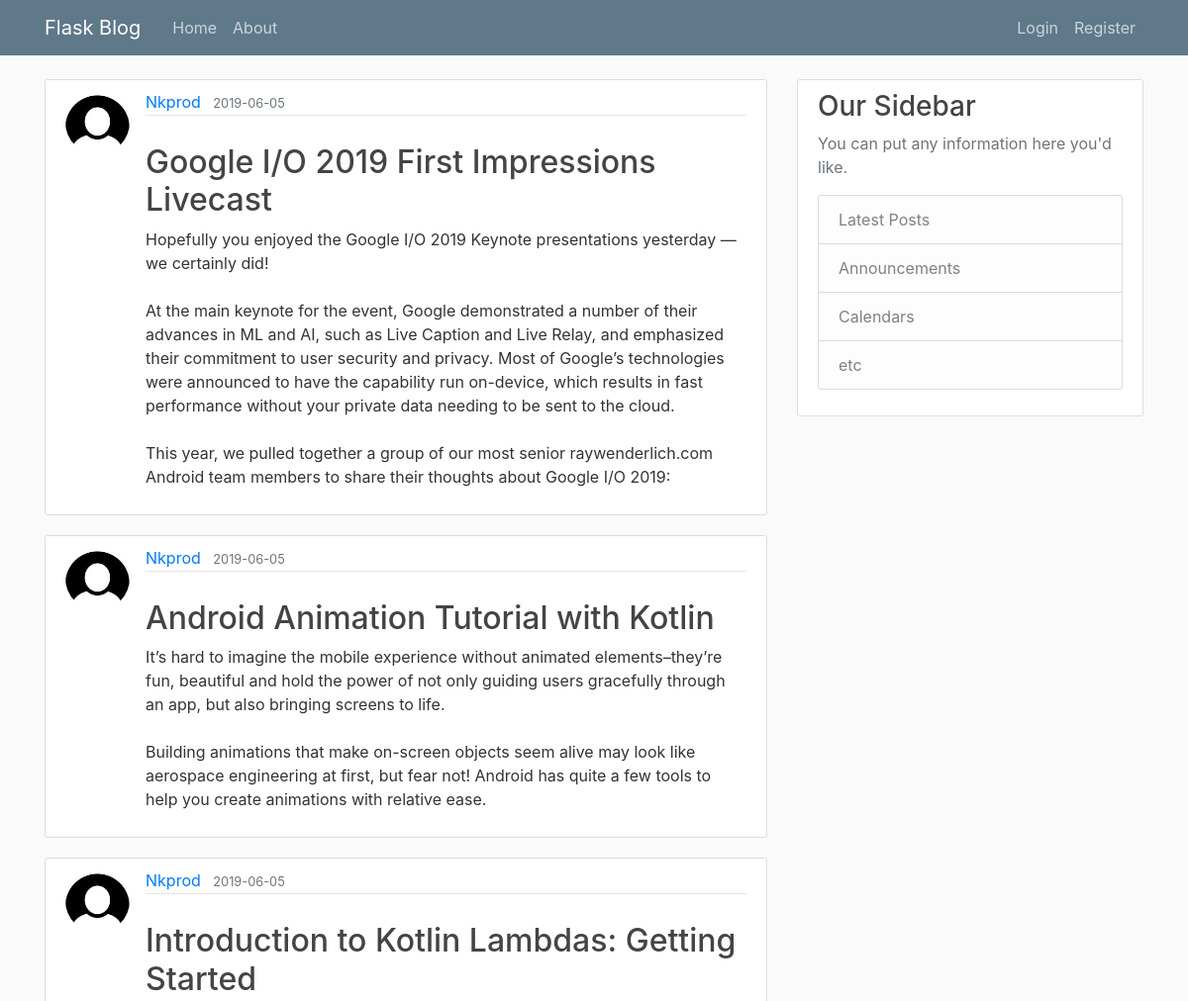
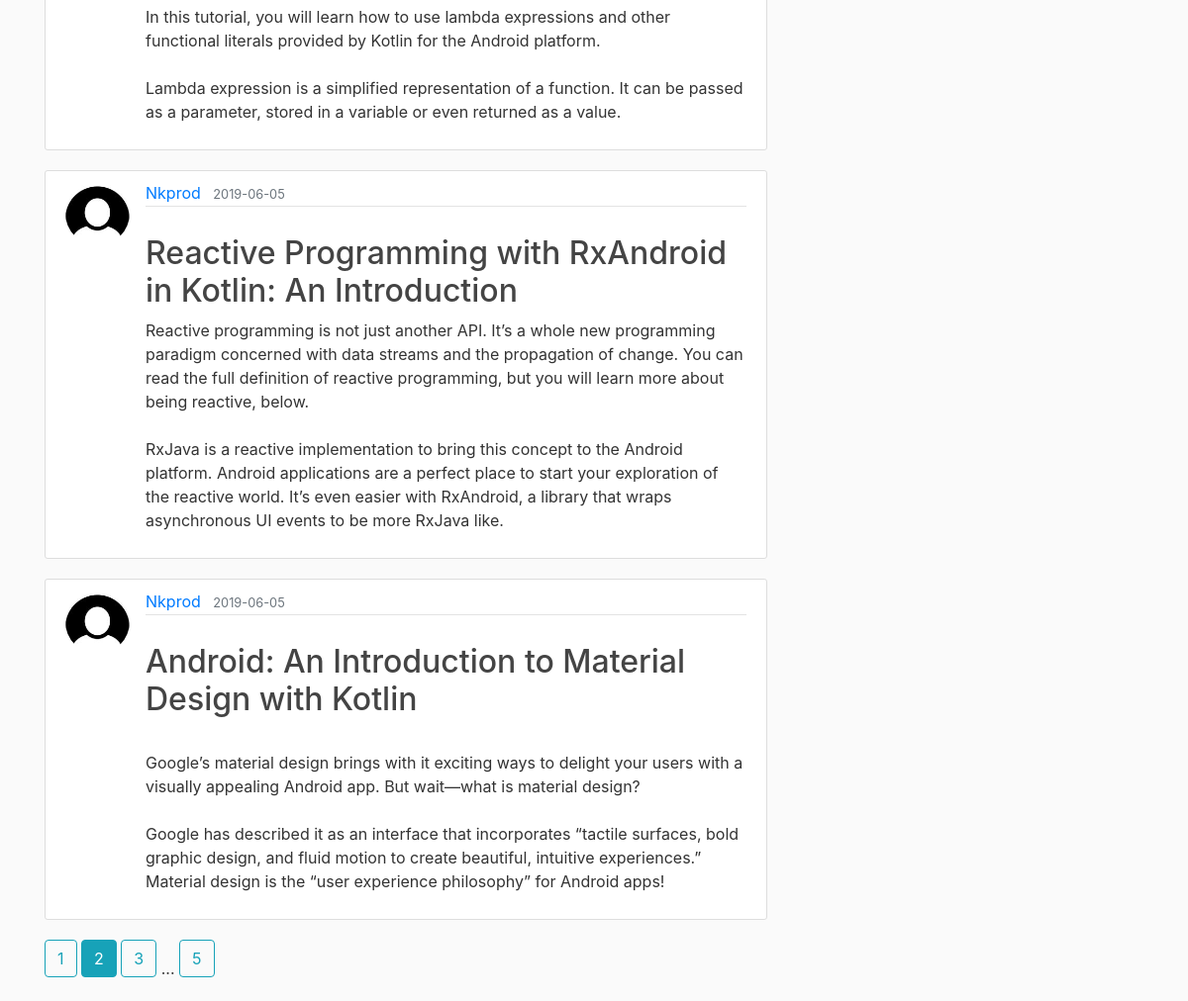
The page /home?page=2 on the database its author committed (2 pictures, top to bottom).
### application/models.py (models this page shows, shortened)
class Post(db.Model):
    id = db.Column(db.Integer, primary_key=True)
    title = db.Column(db.String(100), nullable=False)
    date_posted = db.Column(db.DateTime, default=datetime.utcnow)
    content = db.Column(db.Text, nullable=False)
    user_id = db.Column(db.Integer, db.ForeignKey('user.id'), nullable=False)

class User(db.Model, UserMixin):
    id = db.Column(db.Integer, primary_key=True)
    username = db.Column(db.String(20), unique=True, nullable=False)
    email = db.Column(db.String(120), unique=True, nullable=False)
    image_file = db.Column(db.String(20), nullable=False, default='default.jpg')
    password = db.Column(db.String(60), nullable=False)
    posts = db.relationship('Post', backref='author', lazy=True)

### application/routes.py (the view)
@app.route("/")
@app.route("/home")
def home():
    page = request.args.get('page', 1, type=int)
    posts = Post.query.order_by(Post.date_posted.desc()).paginate(page=page, per_page=5)
    return render_template("home.html", posts=posts)

### application/templates/home.html
{% extends "layout.html" %}
{% block body %}
	{% for post in posts.items %}
		<article class="media content-section">
				<img class="rounded-circle article-img" src="{{ url_for('static', filename='pictures/' + post.author.image_file) }}">
			<div class="media-body">
				<div class="article-metadata">
					<a class="mr-2" href="{{ url_for('user_posts', username=post.author.username) }}">{{ post.author.username }}</a>
					<small class="text-muted">{{ post.date_posted.strftime('%Y-%m-%d') }}</small>
					</div>
					<br />
					<h2><a class="article-title" href="{{ url_for('post', post_id=post.id) }}">{{ post.title }}</a></h2>
					<p class="article-content">{{ post.content }}</p>
			</div>
		</article>
	{% endfor %}
	{% for page_num in posts.iter_pages(left_edge=1, right_edge=1, left_current=1, right_current=2) %}
		{% if page_num %}
			{% if posts.page == page_num %}
				<a class="btn btn-info mb-4" href="{{ url_for('home', page=page_num) }}">{{ page_num }}</a>
			{% else %}
				<a class="btn btn-outline-info mb-4" href="{{ url_for('home', page=page_num) }}">{{ page_num }}</a>
			{% endif %}
		{% else %}
			...
		{% endif %}
	{% endfor %}
{% endblock %}

### application/static/main.css (style rules this page uses)
body { background: #fafafa; color: #333333; margin-top: 5rem; }
h1, h2, h3, h4, h5, h6 { color: #444444; }
.content-section { background: #ffffff; padding: 10px 20px; border: 1px solid #dddddd; border-radius: 3px; margin-bottom: 20px; }
.article-title { color: #444444; }
.article-content { white-space: pre-line; }
.article-img { height: 65px; width: 65px; margin-right: 16px; }
.article-metadata { padding-bottom: 1px; margin-bottom: 4px; border-bottom: 1px solid #e3e3e3 }

### rows shown on the page
Post: image_file (picture), author.username "Nkprod", date_posted "2019-06-05", title "Google I/O 2019 First Impressions Livecast", content "Hopefully you enjoyed the Google I/O 2019 Keynote presentations yesterday — we certainly did! At the main keynote for the event, Google demonstrated a number of their advances in ML and AI, such as Live Caption and Live Relay, and emphasized their commitment to user security and privacy. Most of Google’s technologies were announced to have the capability run on-device, which results in fast performance without your private data needing to be sent to the cloud. This year, we pulled together a group of our most senior raywenderlich.com Android team members to share their thoughts about Google I/O 2019:"
Post: image_file (picture), author.username "Nkprod", date_posted "2019-06-05", title "Android Animation Tutorial with Kotlin", content "It’s hard to imagine the mobile experience without animated elements–they’re fun, beautiful and hold the power of not only guiding users gracefully through an app, but also bringing screens to life. Building animations that make on-screen objects seem alive may look like aerospace engineering at first, but fear not! Android has quite a few tools to help you create animations with relative ease."
Post: image_file (picture), author.username "Nkprod", date_posted "2019-06-05", title "Introduction to Kotlin Lambdas: Getting Started", content "In this tutorial, you will learn how to use lambda expressions and other functional literals provided by Kotlin for the Android platform. Lambda expression is a simplified representation of a function. It can be passed as a parameter, stored in a variable or even returned as a value."
Post: image_file (picture), author.username "Nkprod", date_posted "2019-06-05", title "Reactive Programming with RxAndroid in Kotlin: An Introduction", content "Reactive programming is not just another API. It’s a whole new programming paradigm concerned with data streams and the propagation of change. You can read the full definition of reactive programming, but you will learn more about being reactive, below. RxJava is a reactive implementation to bring this concept to the Android platform. Android applications are a perfect place to start your exploration of the reactive world. It’s even easier with RxAndroid, a library that wraps asynchronous UI events to be more RxJava like."
Post: image_file (picture), author.username "Nkprod", date_posted "2019-06-05", title "Android: An Introduction to Material Design with Kotlin", content "Google’s material design brings with it exciting ways to delight your users with a visually appealing Android app. But wait—what is material design? Google has described it as an interface that incorporates “tactile surfaces, bold graphic design, and fluid motion to create beautiful, intuitive experiences.” Material design is the “user experience philosophy” for Android apps!"

### other values the page prints
{{ page_num }} "1" "3" "5"
{{ page_num }} "2"
